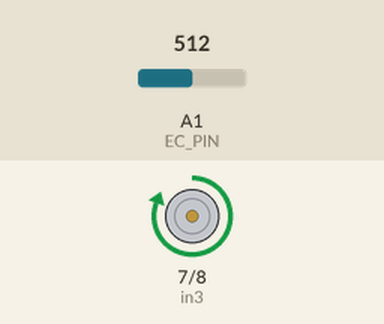
Simulated run of this sketch. Board: Arduino Uno, built with avr-gcc and run on an emulated ATmega328P. On the bench: motor-driver pin pairs drawn as motors (green arrow = first pin HIGH = forward, orange = second pin HIGH = backward, longer = more drive, scaled by the enable pin). The test bench sets the inputs (shaded band); at power-on: A1 (EC_PIN) = 512. What the sketch prints to the serial monitor is not drawn.

Above: at 0.05 s.
Timing chart, 0 to 3.0 s (numbered marks = the images above):
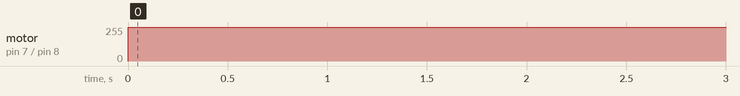

Measured:
- by itself, motor on pin 7 (in3) / pin 8 (in4): stopped → forward 255/255 at 0.00 s

The sketch:

Sotiras_sketch.ino
```cpp
#include "DFRobot_EC10.h"
#include <EEPROM.h>

//using named constants for pins
#define enA 10
#define in3 7
#define in4 8
#define EC_PIN A1

//using named constants for parameters
const float targetEc = 65;
const int readDelay = 1000;
const int injectTime = 250;
const int period = 0;
float voltage = 0;
float ecValue;
float temperature = 25;
//makes instance of object "DFRobot_EC10", used for the probe
DFRobot_EC10 ec;

void setup()
{
  //set all pins to either input or output
  pinMode(in3, OUTPUT);
  pinMode(in4, OUTPUT);
  pinMode(enA, OUTPUT);
  pinMode(EC_PIN, INPUT);
  //set PWM full throtle
  analogWrite(enA, 255);
  Serial.begin(115200);
  //starts instance of "DFRobot_EC10"

  ec.begin();

}

void loop()
{
  static unsigned long timepoint = millis();
  if (millis() - timepoint > 1000U) //time interval: 1s
  {
    timepoint = millis();
    voltage = analogRead(EC_PIN) * 0.72; // read the voltage
    Serial.print("voltage:");
    Serial.print(voltage);
    //temperature = readTemperature();  // read your temperature sensor to execute temperature compensation
    ecValue =  ec.readEC(voltage, temperature); // convert voltage to EC with temperature compensation
    Serial.print("  temperature:");
    Serial.print(temperature, 1);
    Serial.print("^C  EC:");
    Serial.print(ecValue, 1);
    Serial.println("ms/cm");
  }
  ec.calibration(voltage, temperature);
  if (ecValue < targetEc)
  {
    //Serial.print("Branch!!!\n"); //remove comment in case of screw up
    digitalWrite(in3, HIGH);
    digitalWrite(in4, LOW);
    delay(injectTime);
    stopMotor();
  }
}

void extend()
{
  digitalWrite(in3, HIGH);
  digitalWrite(in4, LOW);
}
void retract()
{
  digitalWrite(in3, LOW);
  digitalWrite(in4, HIGH);
}
void stopMotor()
{
  digitalWrite(in3, LOW);
  digitalWrite(in3, LOW);
}
void inject()
{
  digitalWrite(in3, HIGH);
  digitalWrite(in4, LOW);
  delay(injectTime);
  stopMotor();

}
```
